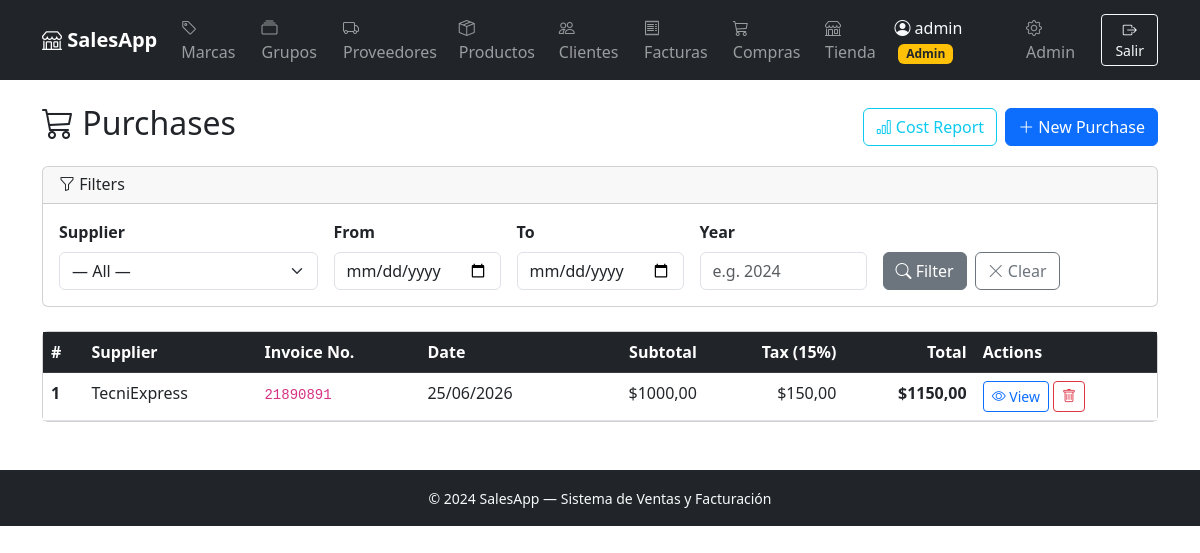
The page /purchases/ (signed in) on the database its author committed.
### purchasing/models.py (models this page shows, shortened)
class Purchase(models.Model):
    supplier = models.ForeignKey(
        Supplier, on_delete=models.PROTECT, related_name='purchases'
    )
    document_number = models.CharField(max_length=20, verbose_name='Supplier Invoice No.')
    purchase_date = models.DateTimeField(auto_now_add=True)
    subtotal = models.DecimalField(max_digits=12, decimal_places=2, default=Decimal('0.00'))
    tax = models.DecimalField(max_digits=12, decimal_places=2, default=Decimal('0.00'))
    total = models.DecimalField(max_digits=12, decimal_places=2, default=Decimal('0.00'))
    is_active = models.BooleanField(default=True)
    class Meta:
        verbose_name = 'Purchase'
        verbose_name_plural = 'Purchases'
        ordering = ['-purchase_date']
        constraints = [
            models.UniqueConstraint(
                fields=['supplier', 'document_number'],
                name='unique_supplier_document_number',
            )
        ]

### billing/models.py (models this page shows, shortened)
class Supplier(models.Model):
    name = models.CharField(max_length=200, verbose_name='Nombre')
    ruc = models.CharField(max_length=13, unique=True, verbose_name='RUC')
    phone = models.CharField(max_length=20, blank=True, verbose_name='Teléfono')
    email = models.EmailField(blank=True, verbose_name='Email')
    address = models.TextField(blank=True, verbose_name='Dirección')
    class Meta:
        verbose_name = 'Proveedor'
        verbose_name_plural = 'Proveedores'
        ordering = ['name']

### purchasing/views.py (the view)
# urls.py: path('', views.purchase_list, name='purchase_list'),
@login_required
@staff_required
def purchase_list(request):
    purchases = Purchase.objects.select_related('supplier')
    supplier_id = request.GET.get('supplier', '')
    date_from = request.GET.get('date_from', '')
    date_to = request.GET.get('date_to', '')
    year = request.GET.get('year', '')
    if supplier_id:
        purchases = purchases.filter(supplier__id=supplier_id)
    if date_from:
        purchases = purchases.filter(purchase_date__date__gte=date_from)
    if date_to:
        purchases = purchases.filter(purchase_date__date__lte=date_to)
    if year:
        purchases = purchases.filter(purchase_date__year=year)
    suppliers = Supplier.objects.order_by('name')
    return render(request, 'purchasing/purchase_list.html', {
        'purchases': purchases,
        'suppliers': suppliers,
        'filter_supplier': supplier_id,
        'filter_date_from': date_from,
        'filter_date_to': date_to,
        'filter_year': year,
    })

### billing/context_processors.py (called while the page is built)
def cart_count(request):
    cart = request.session.get('cart', {})
    return {'cart_count': sum(v['qty'] for v in cart.values())}

### purchasing/views.py (called while the page is built)
def staff_required(view_func):
    @wraps(view_func)
    def wrapper(request, *args, **kwargs):
        if not request.user.is_staff:
            messages.error(request, 'Solo el personal autorizado puede acceder a esa sección.')
            return redirect('billing:shop_catalog')
        return view_func(request, *args, **kwargs)
    return wrapper

### purchasing/templates/purchasing/purchase_list.html (shortened to what this page needs)
{% extends "billing/base.html" %}
{% block content %}
<div class="d-flex justify-content-between align-items-center mb-3">
  <h2><i class="bi bi-cart3"></i> Purchases</h2>
  <div class="d-flex gap-2">
    <a href="{% url 'purchasing:purchase_cost_report' %}" class="btn btn-outline-info">
      <i class="bi bi-bar-chart"></i> Cost Report
    </a>
    <a href="{% url 'purchasing:purchase_create' %}" class="btn btn-primary">
      <i class="bi bi-plus-lg"></i> New Purchase
    </a>
  </div>
</div>
<div class="card mb-4">
  <div class="card-header">
    <h6 class="mb-0"><i class="bi bi-funnel"></i> Filters</h6>
  </div>
  <div class="card-body">
    <form method="get" class="row g-3 align-items-end">
      <div class="col-md-3">
        <label class="form-label fw-semibold">Supplier</label>
        <select name="supplier" class="form-select">
          <option value="">— All —</option>
        </select>
      </div>
      <div class="col-md-2">
        <label class="form-label fw-semibold">From</label>
        <input type="date" name="date_from" class="form-control" value="{{ filter_date_from }}">
      </div>
      <div class="col-md-2">
        <label class="form-label fw-semibold">To</label>
        <input type="date" name="date_to" class="form-control" value="{{ filter_date_to }}">
      </div>
      <div class="col-md-2">
        <label class="form-label fw-semibold">Year</label>
        <input type="number" name="year" class="form-control" placeholder="e.g. 2024"
               value="{{ filter_year }}" min="2000" max="2100">
      </div>
      <div class="col-md-3 d-flex gap-2">
        <button type="submit" class="btn btn-secondary">
          <i class="bi bi-search"></i> Filter
        </button>
        <a href="{% url 'purchasing:purchase_list' %}" class="btn btn-outline-secondary">
          <i class="bi bi-x-lg"></i> Clear
        </a>
      </div>
    </form>
  </div>
</div>
<div class="card">
  <div class="card-body p-0">
    <table class="table table-hover mb-0">
      <thead class="table-dark">
        <tr>
          <th>#</th>
          <th>Supplier</th>
          <th>Invoice No.</th>
          <th>Date</th>
          <th class="text-end">Subtotal</th>
          <th class="text-end">Tax (15%)</th>
          <th class="text-end">Total</th>
          <th>Actions</th>
        </tr>
      </thead>
      <tbody>
        {% for purchase in purchases %}
        <tr>
          <td><strong>{{ purchase.id }}</strong></td>
          <td>{{ purchase.supplier.name }}</td>
          <td><code>{{ purchase.document_number }}</code></td>
          <td>{{ purchase.purchase_date|date:"d/m/Y" }}</td>
          <td class="text-end">${{ purchase.subtotal }}</td>
          <td class="text-end">${{ purchase.tax }}</td>
          <td class="text-end"><strong>${{ purchase.total }}</strong></td>
          <td>
            <a href="{% url 'purchasing:purchase_detail' purchase.pk %}"
               class="btn btn-sm btn-outline-primary">
              <i class="bi bi-eye"></i> View
            </a>
            <a href="{% url 'purchasing:purchase_delete' purchase.pk %}"
               class="btn btn-sm btn-outline-danger">
              <i class="bi bi-trash"></i>
            </a>
          </td>
        </tr>
        {% empty %}
        <tr>
          <td colspan="8" class="text-center text-muted py-3">No purchases registered.</td>
        </tr>
        {% endfor %}
      </tbody>
    </table>
  </div>
</div>
{% endblock %}

### billing/templates/billing/base.html (shortened to what this page needs)
<!DOCTYPE html>
<html lang="es">
<head>
  <link href="https://cdn.jsdelivr.net/npm/bootstrap@5.3.0/dist/css/bootstrap.min.css" rel="stylesheet">
  <link href="https://cdn.jsdelivr.net/npm/bootstrap-icons@1.11.0/font/bootstrap-icons.css" rel="stylesheet">
</head>
<body>
<nav class="navbar navbar-expand-lg navbar-dark bg-dark">
  <div class="container">
    <a class="navbar-brand fw-bold" href="{% if user.is_staff %}{% url 'billing:home' %}{% else %}{% url 'billing:shop_catalog' %}{% endif %}">
      <i class="bi bi-shop"></i> SalesApp
    </a>
    <div class="collapse navbar-collapse" id="navMenu">
      {% if user.is_authenticated %}
      {% if user.is_staff %}
      <ul class="navbar-nav me-auto">
        <li class="nav-item">
          <a class="nav-link" href="{% url 'billing:brand_list' %}"><i class="bi bi-tag"></i> Marcas</a>
        </li>
        <li class="nav-item">
          <a class="nav-link" href="{% url 'billing:productgroup_list' %}"><i class="bi bi-collection"></i> Grupos</a>
        </li>
        <li class="nav-item">
          <a class="nav-link" href="{% url 'billing:supplier_list' %}"><i class="bi bi-truck"></i> Proveedores</a>
        </li>
        <li class="nav-item">
          <a class="nav-link" href="{% url 'billing:product_list' %}"><i class="bi bi-box-seam"></i> Productos</a>
        </li>
        <li class="nav-item">
          <a class="nav-link" href="{% url 'billing:customer_list' %}"><i class="bi bi-people"></i> Clientes</a>
        </li>
        <li class="nav-item">
          <a class="nav-link" href="{% url 'billing:invoice_list' %}"><i class="bi bi-receipt"></i> Facturas</a>
        </li>
        <li class="nav-item">
          <a class="nav-link" href="{% url 'purchasing:purchase_list' %}"><i class="bi bi-cart3"></i> Compras</a>
        </li>
        <li class="nav-item">
          <a class="nav-link" href="{% url 'billing:shop_catalog' %}"><i class="bi bi-shop"></i> Tienda</a>
        </li>
      </ul>
      {% endif %}
      <ul class="navbar-nav ms-auto align-items-center">
        <li class="nav-item me-2">
          <span class="navbar-text text-light">
            <i class="bi bi-person-circle"></i> {{ user.get_full_name|default:user.username }}
            {% if user.is_staff %}<span class="badge bg-warning text-dark ms-1">Admin</span>{% endif %}
          </span>
        </li>
        {% if user.is_staff %}
        <li class="nav-item me-2">
          <a class="nav-link" href="/admin/"><i class="bi bi-gear"></i> Admin</a>
        </li>
        {% endif %}
        <li class="nav-item">
          <form method="post" action="{% url 'logout' %}" class="d-inline">
            <button type="submit" class="btn btn-outline-light btn-sm">
              <i class="bi bi-box-arrow-right"></i> Salir
            </button>
          </form>
        </li>
      </ul>
      {% endif %}
    </div>
  </div>
</nav>
<div class="container mt-4">
  {% block content %}{% endblock %}
</div>
<footer class="bg-dark text-light text-center py-3 mt-5">
  <small>&copy; 2024 SalesApp &mdash; Sistema de Ventas y Facturación</small>
</footer>
</body>
</html>

### rows shown on the page
Purchase: id "1", supplier.name "TecniExpress", document_number "21890891", purchase_date "25/06/2026", subtotal "1000,00", tax "150,00", total "1150,00"

### other values the page prints
{{ user.get_full_name|default:user.username }} "admin"
